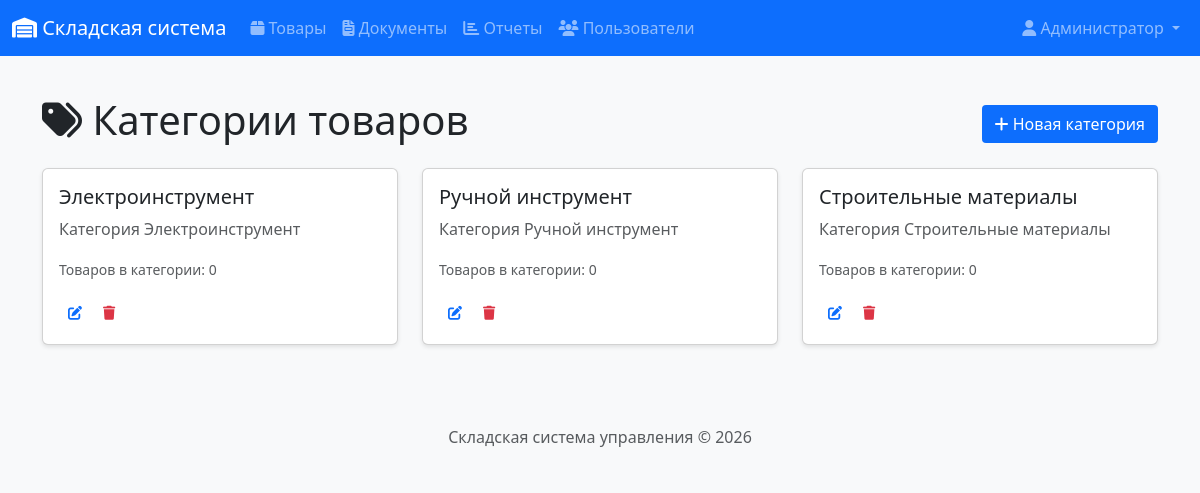
Page /products/categories (signed in) on the committed database.
### app/models.py (models this page shows, shortened)
class User(UserMixin, db.Model):
    __tablename__ = 'users'
    id = db.Column(db.Integer, primary_key=True)
    username = db.Column(db.String(64), unique=True, nullable=False)
    email = db.Column(db.String(120), unique=True, nullable=False)
    password_hash = db.Column(db.String(256))
    full_name = db.Column(db.String(100))
    role = db.Column(db.String(20), default='manager')  # admin, manager, storekeeper
    created_at = db.Column(db.DateTime, default=datetime.utcnow)
    documents_created = db.relationship('Document', backref='author', lazy='dynamic')
    def is_admin(self):
        return self.role == 'admin'
    def is_manager(self):
        return self.role in ['admin', 'manager']

class Category(db.Model):
    __tablename__ = 'categories'
    id = db.Column(db.Integer, primary_key=True)
    name = db.Column(db.String(50), nullable=False, unique=True)
    description = db.Column(db.String(200))
    products = db.relationship('Product', backref='category', lazy='dynamic')

### app/routes/products.py (the view)
@bp.route('/categories')
@login_required
def category_list():
    categories = Category.query.all()
    return render_template('products/categories.html', title='Категории', categories=categories)

### app/__init__.py (called while the page is built)
@login_manager.user_loader
def load_user(user_id):
    from app.models import User
    return User.query.get(int(user_id))

### app/templates/products/categories.html (shortened to what this page needs)
{% extends "base.html" %}
{% block content %}
<div class="d-flex justify-content-between align-items-center mb-3">
    <h1><i class="fas fa-tags"></i> Категории товаров</h1>
    {% if current_user.is_manager() %}
    <a href="{{ url_for('products.category_create') }}" class="btn btn-primary">
        <i class="fas fa-plus"></i> Новая категория
    </a>
    {% endif %}
</div>
<div class="row">
    {% for category in categories %}
    <div class="col-md-4 mb-3">
        <div class="card">
            <div class="card-body">
                <h5 class="card-title">{{ category.name }}</h5>
                <p class="card-text text-muted">{{ category.description or 'Нет описания' }}</p>
                <p class="card-text">
                    <small class="text-muted">
                        Товаров в категории: {{ category.products.count() }}
                    </small>
                </p>
                {% if current_user.is_manager() %}
                <div class="btn-group">
                    <a href="{{ url_for('products.category_edit', id=category.id) }}"
                       class="btn btn-sm btn-outline-primary">
                        <i class="fas fa-edit"></i>
                    </a>
                    <button type="button" class="btn btn-sm btn-outline-danger"
                            data-bs-toggle="modal" data-bs-target="#deleteModal{{ category.id }}">
                        <i class="fas fa-trash"></i>
                    </button>
                </div>
                {% endif %}
            </div>
        </div>
    </div>
    {% endfor %}
</div>
{% endblock %}

### app/templates/base.html (shortened to what this page needs)
<!DOCTYPE html>
<html lang="ru">
<head>
    <link href="https://cdn.jsdelivr.net/npm/bootstrap@5.3.0/dist/css/bootstrap.min.css" rel="stylesheet">
    <link rel="stylesheet" href="https://cdnjs.cloudflare.com/ajax/libs/font-awesome/6.4.0/css/all.min.css">
    <link rel="stylesheet" href="{{ url_for('static', filename='css/style.css') }}">
</head>
<body>
    <nav class="navbar navbar-expand-lg navbar-dark bg-primary">
        <div class="container-fluid">
            <a class="navbar-brand" href="{{ url_for('index') }}">
                <i class="fas fa-warehouse"></i> Складская система
            </a>
            <div class="collapse navbar-collapse" id="navbarNav">
                {% if current_user.is_authenticated %}
                <ul class="navbar-nav me-auto">
                    <li class="nav-item">
                        <a class="nav-link" href="{{ url_for('products.product_list') }}">
                            <i class="fas fa-box"></i> Товары
                        </a>
                    </li>
                    <li class="nav-item">
                        <a class="nav-link" href="{{ url_for('documents.document_list') }}">
                            <i class="fas fa-file-invoice"></i> Документы
                        </a>
                    </li>
                    <li class="nav-item">
                        <a class="nav-link" href="{{ url_for('reports.stock_report') }}">
                            <i class="fas fa-chart-bar"></i> Отчеты
                        </a>
                    </li>
                    {% if current_user.is_admin() %}
                    <li class="nav-item">
                        <a class="nav-link" href="{{ url_for('auth.user_list') }}">
                            <i class="fas fa-users"></i> Пользователи
                        </a>
                    </li>
                    {% endif %}
                </ul>
                <ul class="navbar-nav">
                    <li class="nav-item dropdown">
                        <a class="nav-link dropdown-toggle" href="#" role="button" data-bs-toggle="dropdown">
                            <i class="fas fa-user"></i> {{ current_user.full_name or current_user.username }}
                        </a>
                    </li>
                </ul>
                {% endif %}
            </div>
        </div>
    </nav>
    <main class="container mt-4">
        {% block content %}{% endblock %}
    </main>
    <footer class="footer mt-5 py-3 bg-light">
        <div class="container text-center">
            <span class="text-muted">Складская система управления &copy; 2026</span>
        </div>
    </footer>
</body>
</html>

### app/static/css/style.css (style rules this page uses)
body { font-family: 'Segoe UI', Tahoma, Geneva, Verdana, sans-serif; background-color: #f8f9fa; min-height: 100vh; display: flex; flex-direction: column; margin: 0; padding: 0; }
.footer { margin-top: auto; width: 100%; background-color: #f8f9fa; padding: 1rem 0; text-align: center; }
.card { box-shadow: 0 2px 4px rgba(0,0,0,0.1); transition: transform 0.2s; }
.btn { display: inline-block; font-weight: 400; line-height: 1.5; text-align: center; text-decoration: none; vertical-align: middle; cursor: pointer; padding: 0.375rem 0.75rem; font-size: 1rem; border-radius: 0.25rem; border: 1px solid transparent; }
.btn-sm { padding: 0.25rem 0.5rem; font-size: 0.875rem; border-radius: 0.2rem; }
.btn-group { display: inline-flex; gap: 0.25rem; }
p, strong, span, div { white-space: normal; word-break: normal; }

### rows in the picture
User: full_name "Администратор"
Category: name "Электроинструмент", description "Категория Электроинструмент", products.count "0"
Category: name "Ручной инструмент", description "Категория Ручной инструмент", products.count "0"
Category: name "Строительные материалы", description "Категория Строительные материалы", products.count "0"
